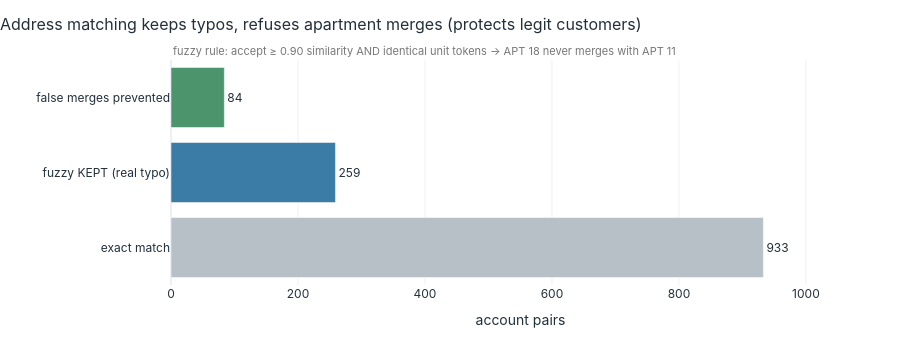

The notebook cell this image was saved under:
### Code cell
# CHART: address matching — typos kept, apartment merges refused (protects legit customers)
amt = pd.DataFrame({"kind":["exact match","fuzzy KEPT (real typo)","false merges prevented"],
                    "pairs":[exact, len(fuzzy_ok), fuzzy_bad]})
fig = px.bar(amt, x="pairs", y="kind", orientation="h", text="pairs")
fig.update_traces(marker_color=[GREY, COOL, GREEN], texttemplate="%{text:,}", textposition="outside",
                  cliponaxis=False, hovertemplate="%{y}: %{x:,} pairs<extra></extra>")
fig.add_annotation(x=0, y=1.0, xref="paper", yref="paper", yanchor="bottom", xanchor="left", showarrow=False,
    font=dict(size=11, color="#777"),
    text="fuzzy rule: accept ≥ 0.90 similarity AND identical unit tokens → APT 18 never merges with APT 11")
fig.update_layout(title="Address matching keeps typos, refuses apartment merges (protects legit customers)",
                  height=H_SHORT, showlegend=False, xaxis_title="account pairs", yaxis_title="",
                  xaxis_range=[0, amt.pairs.max()*1.18])
fig

### Figure 1 — Plotly figure (JSON) as saved in the notebook; plotly's stock layout.template omitted (floating-point values rounded to 4 significant figures)
{"data": [{"cliponaxis": false, "hovertemplate": "%{y}: %{x:,} pairs<extra></extra>", "legendgroup": "", "marker": {"color": ["#B7C0C7", "#3A7CA5", "#4C956C"], "pattern": {"shape": ""}}, "name": "", "orientation": "h", "showlegend": false, "text": [933.0, 259.0, 84.0], "textposition": "outside", "texttemplate": "%{text:,}", "type": "bar", "x": [933, 259, 84], "xaxis": "x", "y": ["exact match", "fuzzy KEPT (real typo)", "false merges prevented"], "yaxis": "y"}], "layout": {"annotations": [{"font": {"color": "#777", "size": 11}, "showarrow": false, "text": "fuzzy rule: accept ≥ 0.90 similarity AND identical unit tokens → APT 18 never merges with APT 11", "x": 0, "xanchor": "left", "xref": "paper", "y": 1.0, "yanchor": "bottom", "yref": "paper"}], "barmode": "relative", "height": 340, "legend": {"tracegroupgap": 0}, "showlegend": false, "title": {"text": "Address matching keeps typos, refuses apartment merges (protects legit customers)"}, "xaxis": {"anchor": "y", "domain": [0.0, 1.0], "range": [0, 1101.0], "title": {"text": "account pairs"}}, "yaxis": {"anchor": "x", "domain": [0.0, 1.0], "title": {"text": ""}}}}
